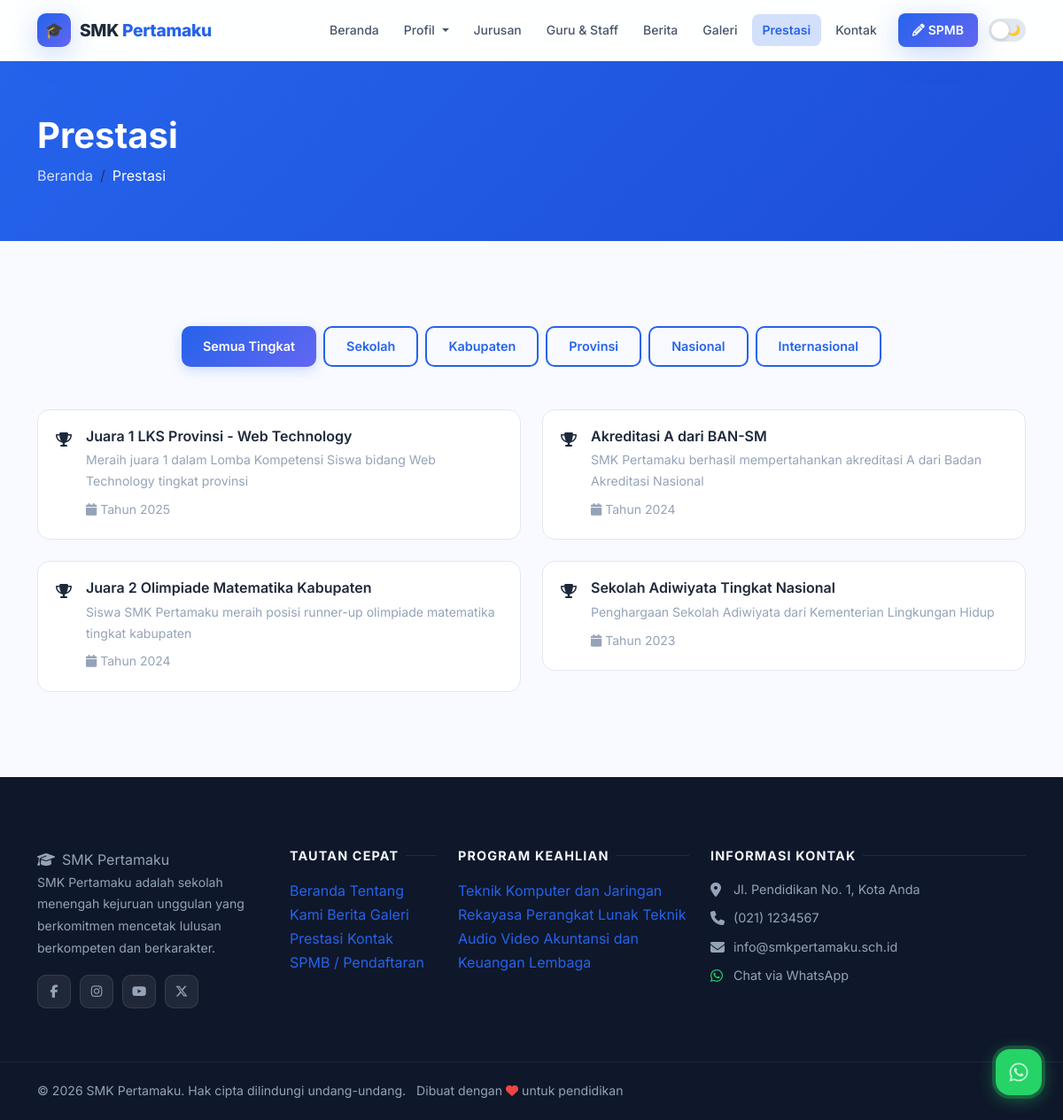
/prestasi, run on the app's committed database.
### tables this page shows
CREATE TABLE IF NOT EXISTS `achievements` (
  `id` INT AUTO_INCREMENT PRIMARY KEY,
  `title` VARCHAR(250) NOT NULL,
  `description` TEXT,
  `image` VARCHAR(255) DEFAULT NULL,
  `level` ENUM('sekolah','kabupaten','provinsi','nasional','internasional') DEFAULT 'sekolah',
  `year` YEAR DEFAULT NULL,
  `is_published` TINYINT(1) DEFAULT 1,
  `created_at` TIMESTAMP DEFAULT CURRENT_TIMESTAMP
);

CREATE TABLE IF NOT EXISTS `social_media` (
  `id` INT AUTO_INCREMENT PRIMARY KEY,
  `platform` VARCHAR(50) NOT NULL,
  `url` VARCHAR(255) NOT NULL,
  `icon` VARCHAR(100) DEFAULT NULL,
  `is_active` TINYINT(1) DEFAULT 1
);

CREATE TABLE IF NOT EXISTS `programs` (
  `id` INT AUTO_INCREMENT PRIMARY KEY,
  `name` VARCHAR(200) NOT NULL,
  `code` VARCHAR(20) DEFAULT NULL,
  `description` LONGTEXT,
  `image` VARCHAR(255) DEFAULT NULL,
  `icon` VARCHAR(100) DEFAULT 'fas fa-laptop-code',
  `quota` INT DEFAULT 36,
  `is_active` TINYINT(1) DEFAULT 1,
  `sort_order` INT DEFAULT 0,
  `created_at` TIMESTAMP DEFAULT CURRENT_TIMESTAMP
);

### app/controllers/PublicController.php (called while the page is built, shortened)
<?php
class PublicController {
    public function achievements() {
        $db = getDB();
        $where = "is_published=1";
        $res = $db->query("SELECT * FROM achievements WHERE $where ORDER BY year DESC, id DESC");
        $achievements = $res ? $res->fetch_all(MYSQLI_ASSOC) : [];
        require_once __DIR__ . '/../../views/public/achievements.php';
    }
}

### index.php (called while the page is built, shortened)
<?php
require_once __DIR__ . '/routes/web.php';

### app/helpers.php (called while the page is built, shortened)
<?php
function getSettings() {
    $db = getDB();
    $res = $db->query("SELECT `key`, value FROM settings");
    $data = [];
    while ($row = $res->fetch_assoc()) {
        $data[$row['key']] = $row['value'];
    }
    return $data;
}

### views/public/achievements.php (the view, shortened to what this page needs)
<?php
require_once __DIR__ . '/../layouts/header.php';
$levelFilter = htmlspecialchars($_GET['level'] ?? '');
$levels = ['sekolah','kabupaten','provinsi','nasional','internasional'];
?>
<div style="background:linear-gradient(135deg,var(--primary),var(--primary-dark));padding:60px 0;color:#fff;">
    <div class="container">
        <h1 class="fw-bold mb-2">Prestasi</h1>
        <nav aria-label="breadcrumb">
            <ol class="breadcrumb mb-0"><li class="breadcrumb-item"><a href="<?= APP_URL ?>/" style="color:rgba(255,255,255,0.8);">Beranda</a></li><li class="breadcrumb-item active text-white">Prestasi</li></ol>
        </nav>
    </div>
</div>
<section class="section">
    <div class="container">
        <div class="d-flex flex-wrap gap-2 mb-5 justify-content-center">
            <a href="<?= APP_URL ?>/prestasi" class="btn btn-sm <?= !$levelFilter ? 'btn-primary' : 'btn-outline-primary' ?>">Semua Tingkat</a>
            <?php foreach ($levels as $lvl): ?>
                <a href="<?= APP_URL ?>/prestasi?level=<?= $lvl ?>" class="btn btn-sm <?= $levelFilter === $lvl ? 'btn-primary' : 'btn-outline-primary' ?>">
                    <?= ucfirst($lvl) ?>
                </a>
            <?php endforeach; ?>
        </div>
        <?php if (empty($achievements)): ?>
            <div class="text-center py-5">
                <i class="fas fa-trophy" style="font-size:3rem;color:var(--text-muted);"></i>
                <p class="mt-3" style="color:var(--text-muted);">Belum ada prestasi yang tercatat.</p>
            </div>
        <?php else: ?>
        <div class="row g-4">
            <?php foreach ($achievements as $ach): ?>
            <div class="col-lg-6">
                <div class="achievement-card">
                    <div class="achievement-badge badge-<?= $ach['level'] ?>">
                        <i class="fas fa-trophy"></i>
                    </div>
                    <div class="flex-grow-1">
                        <div class="d-flex align-items-start justify-content-between gap-2 mb-1">
                            <h6 style="color:var(--text);font-weight:600;margin:0;"><?= htmlspecialchars($ach['title']) ?></h6>
                            <div class="d-flex gap-2 flex-shrink-0">
                                <span class="badge badge-<?= $ach['level'] ?>"><?= ucfirst($ach['level']) ?></span>
                            </div>
                        </div>
                        <?php if (!empty($ach['description'])): ?>
                            <p style="color:var(--text-muted);font-size:0.88rem;margin-bottom:6px;"><?= htmlspecialchars($ach['description']) ?></p>
                        <?php endif; ?>
                        <?php if (!empty($ach['year'])): ?>
                            <small style="color:var(--text-muted);"><i class="fas fa-calendar me-1"></i>Tahun <?= $ach['year'] ?></small>
                        <?php endif; ?>
                    </div>
                </div>
            </div>
            <?php endforeach; ?>
        </div>
        <?php endif; ?>
    </div>
</section>
<?php require_once __DIR__ . '/../layouts/footer.php'; ?>

### views/layouts/footer.php (shortened to what this page needs)
<?php
$settings = getSettings();
$schoolName = $settings['school_name'] ?? 'SMK Pertamaku';
$footerAbout = $settings['footer_about'] ?? '';
$address = $settings['school_address'] ?? '';
$phone = $settings['school_phone'] ?? '';
$email = $settings['school_email'] ?? '';
$whatsapp = $settings['whatsapp_number'] ?? '';
$currentYear = date('Y');
$db = getDB();
$progRes = $db->query("SELECT id, name FROM programs WHERE is_active=1 ORDER BY sort_order LIMIT 6");
$footerPrograms = $progRes ? $progRes->fetch_all(MYSQLI_ASSOC) : [];
$smRes = $db->query("SELECT * FROM social_media WHERE is_active=1");
$socialMedia = $smRes ? $smRes->fetch_all(MYSQLI_ASSOC) : [];
?>
</main>
<footer class="site-footer">
    <div class="container">
        <div class="row g-4">
            <div class="col-lg-3 col-md-6">
                <span class="footer-brand"><i class="fas fa-graduation-cap me-2"></i><?= htmlspecialchars($schoolName) ?></span>
                <p><?= htmlspecialchars($footerAbout) ?></p>
                <?php if ($socialMedia): ?>
                <div class="social-links">
                    <?php foreach ($socialMedia as $sm): ?>
                        <a href="<?= htmlspecialchars($sm['url']) ?>" target="_blank" rel="noopener" class="social-link" title="<?= htmlspecialchars($sm['platform']) ?>">
                            <i class="<?= htmlspecialchars($sm['icon'] ?? 'fas fa-link') ?>"></i>
                        </a>
                    <?php endforeach; ?>
                </div>
                <?php endif; ?>
            </div>
            <div class="col-lg-2 col-md-6">
                <h5>Tautan Cepat</h5>
                <a href="<?= APP_URL ?>/">Beranda</a>
                <a href="<?= APP_URL ?>/profil">Tentang Kami</a>
                <a href="<?= APP_URL ?>/berita">Berita</a>
                <a href="<?= APP_URL ?>/galeri">Galeri</a>
                <a href="<?= APP_URL ?>/prestasi">Prestasi</a>
                <a href="<?= APP_URL ?>/kontak">Kontak</a>
                <a href="<?= APP_URL ?>/spmb">SPMB / Pendaftaran</a>
            </div>
            <div class="col-lg-3 col-md-6">
                <h5>Program Keahlian</h5>
                <?php foreach ($footerPrograms as $prog): ?>
                    <a href="<?= APP_URL ?>/jurusan/<?= $prog['id'] ?>"><?= htmlspecialchars($prog['name']) ?></a>
                <?php endforeach; ?>
            </div>
            <div class="col-lg-4 col-md-6">
                <h5>Informasi Kontak</h5>
                <?php if ($address): ?>
                <div class="d-flex gap-2 mb-2">
                    <i class="fas fa-map-marker-alt mt-1" style="color:#94a3b8;width:18px;"></i>
                    <span style="color:var(--footer-text);font-size:0.9rem;"><?= htmlspecialchars($address) ?></span>
                </div>
                <?php endif; ?>
                <?php if ($phone): ?>
                <div class="d-flex gap-2 mb-2">
                    <i class="fas fa-phone mt-1" style="color:#94a3b8;width:18px;"></i>
                    <a href="tel:<?= preg_replace('/[^0-9+]/', '', $phone) ?>" style="color:var(--footer-text);font-size:0.9rem;"><?= htmlspecialchars($phone) ?></a>
                </div>
                <?php endif; ?>
                <?php if ($email): ?>
                <div class="d-flex gap-2 mb-2">
                    <i class="fas fa-envelope mt-1" style="color:#94a3b8;width:18px;"></i>
                    <a href="mailto:<?= htmlspecialchars($email) ?>" style="color:var(--footer-text);font-size:0.9rem;"><?= htmlspecialchars($email) ?></a>
                </div>
                <?php endif; ?>
                <?php if ($whatsapp): ?>
                <div class="d-flex gap-2 mb-2">
                    <i class="fab fa-whatsapp mt-1" style="color:#25d366;width:18px;"></i>
                    <a href="https://wa.me/<?= preg_replace('/[^0-9]/', '', $whatsapp) ?>" target="_blank" style="color:var(--footer-text);font-size:0.9rem;">Chat via WhatsApp</a>
                </div>
                <?php endif; ?>
            </div>
        </div>
    </div>
    <div class="footer-bottom">
        <div class="container">
            <p class="mb-0">
                &copy; <?= $currentYear ?> <?= htmlspecialchars($schoolName) ?>. Hak cipta dilindungi undang-undang.
                <span class="ms-2">Dibuat dengan <i class="fas fa-heart" style="color:#ef4444;"></i> untuk pendidikan</span>
            </p>
        </div>
    </div>
</footer>
<?php if ($whatsapp): ?>
<a href="https://wa.me/<?= preg_replace('/[^0-9]/', '', $whatsapp) ?>?text=Halo+<?= urlencode($schoolName) ?>%2C+saya+ingin+bertanya..."
   class="whatsapp-float" target="_blank" rel="noopener" title="Chat WhatsApp">
    <i class="fab fa-whatsapp"></i>
</a>
<?php endif; ?>
</body>
</html>

### assets/css/style.css (style rules this page uses)
:root { --bg: #f8faff; --bg-secondary: #f0f4ff; --bg-card: #ffffff; --text: #1e293b; --text-secondary:#475569; --text-muted: #94a3b8; --primary: #2563eb; --primary-light: #3b82f6; --primary-dark: #1d4ed8; --primary-glow: rgba(37,99,235,0.20); --accent: #6366f1; --accent-glow: rgba(99,102,241,0.18); --success: #16a34a; --warning: #d97706; --danger: #dc2626; --border: #e2e8f0; --border-light: #f1f5f9; --navbar-bg: rgba(255,255,255,0.85); --footer-bg: #0f172a; --footer-text: #94a3b8; --shadow-sm: 0 1px 3px rgba(0,0,0,0.06), 0 1px 2px rgba(0,0,0,0.04); --shadow: 0 4px 16px rgba(0,0,0,0.08); --shadow-md: 0 8px 32px rgba(0,0,0,0.10); --shadow-lg: 0 20px 60px rgba(0,0,0,0.12); --shadow-blue: 0 8px 32px rgba(37,99,235,0.25); --radius: 14px; --radius-lg: 20px; --transition: all 0.3s cubic-bezier(0.4,0,0.2,1); --gradient: linear-gradient(135deg, #2563eb 0%, #6366f1 100%); --gradient-hero: linear-gradient(135deg, #0f172a 0%, #1e3a8a 50%, #1e1b4b 100%); }
*, *::before, *::after { box-sizing: border-box; }
html { scroll-behavior: smooth; font-size: 16px; }
body { background-color: var(--bg); color: var(--text); font-family: 'Segoe UI', system-ui, -apple-system, 'Helvetica Neue', sans-serif; line-height: 1.7; transition: background-color 0.4s ease, color 0.3s ease; overflow-x: hidden; }
a { color: var(--primary); text-decoration: none; transition: var(--transition); }
.section { padding: 96px 0; }
.btn-primary { background: var(--gradient); color: #fff; border: none; border-radius: 10px; padding: 11px 24px; font-weight: 600; font-size: 0.9rem; transition: var(--transition); display: inline-flex; align-items: center; gap: 8px; box-shadow: 0 4px 14px var(--primary-glow); }
.btn-outline-primary { background: transparent; color: var(--primary); border: 2px solid var(--primary); border-radius: 10px; padding: 10px 24px; font-weight: 600; font-size: 0.9rem; transition: var(--transition); display: inline-flex; align-items: center; gap: 8px; }
.achievement-card { display: flex; align-items: flex-start; gap: 16px; background: var(--bg-card); border: 1px solid var(--border); border-radius: var(--radius); padding: 20px; transition: var(--transition); }
.site-footer { background: var(--footer-bg); padding: 80px 0 0; color: var(--footer-text); }
.site-footer p { font-size: 0.88rem; line-height: 1.75; color: var(--footer-text); }
.site-footer h5 { color: #f1f5f9; font-size: 0.9rem; font-weight: 700; text-transform: uppercase; letter-spacing: 0.08em; margin-bottom: 18px; display: flex; align-items: center; gap: 8px; }
.site-footer h5::after { content: ''; flex: 1; height: 1px; background: rgba(255,255,255,0.08); }
.social-links { display: flex; gap: 10px; margin-top: 18px; flex-wrap: wrap; }
.social-link { width: 38px; height: 38px; background: rgba(255,255,255,0.07); border: 1px solid rgba(255,255,255,0.1); border-radius: 10px; display: flex; align-items: center; justify-content: center; color: var(--footer-text); font-size: 0.9rem; transition: var(--transition); }
.footer-bottom { margin-top: 60px; border-top: 1px solid rgba(255,255,255,0.07); padding: 20px 0; display: flex; align-items: center; justify-content: space-between; flex-wrap: wrap; gap: 12px; font-size: 0.82rem; color: var(--footer-text); }
.whatsapp-float { position: fixed; bottom: 28px; right: 24px; width: 52px; height: 52px; background: #25d366; border-radius: 16px; display: flex; align-items: center; justify-content: center; color: #fff; font-size: 1.5rem; z-index: 1000; box-shadow: 0 4px 20px rgba(37,211,102,0.45); transition: var(--transition); }
.whatsapp-float::before { content: ''; position: absolute; inset: -4px; background: rgba(37,211,102,0.25); border-radius: 20px; animation: wa-pulse 2.5s ease-in-out infinite; }
.badge { border-radius: 6px; }

### views/layouts/header.php (style rules this page uses)
body { font-family:'Inter',system-ui,sans-serif; }

### data on the page
achievements: title "Juara 1 LKS Provinsi - Web Technology", description "Meraih juara 1 dalam Lomba Kompetensi Siswa bidang Web Technology tingkat provinsi", year "2025"
achievements: title "Akreditasi A dari BAN-SM", description "SMK Pertamaku berhasil mempertahankan akreditasi A dari Badan Akreditasi Nasional", year "2024"
achievements: title "Juara 2 Olimpiade Matematika Kabupaten", description "Siswa SMK Pertamaku meraih posisi runner-up olimpiade matematika tingkat kabupaten", year "2024"
achievements: title "Sekolah Adiwiyata Tingkat Nasional", description "Penghargaan Sekolah Adiwiyata dari Kementerian Lingkungan Hidup", year "2023"
programs: name "Teknik Komputer dan Jaringan"
programs: name "Rekayasa Perangkat Lunak"
programs: name "Teknik Audio Video"
programs: name "Akuntansi dan Keuangan Lembaga"

### other printed values
explode(' ', $schoolName)[0] "SMK"
implode(' ', array_slice(explode(' ', $schoolName), 1)) "Pertamaku"
$lvl "Sekolah"
$lvl "Kabupaten"
$lvl "Provinsi"
$lvl "Nasional"
$lvl "Internasional"
$schoolName "SMK Pertamaku"
$footerAbout "SMK Pertamaku adalah sekolah menengah kejuruan unggulan yang berkomitmen mencetak lulusan berkompeten dan berkarakter."
$address "Jl. Pendidikan No. 1, Kota Anda"
$phone "(021) 1234567"
$email "info@smkpertamaku.sch.id"
